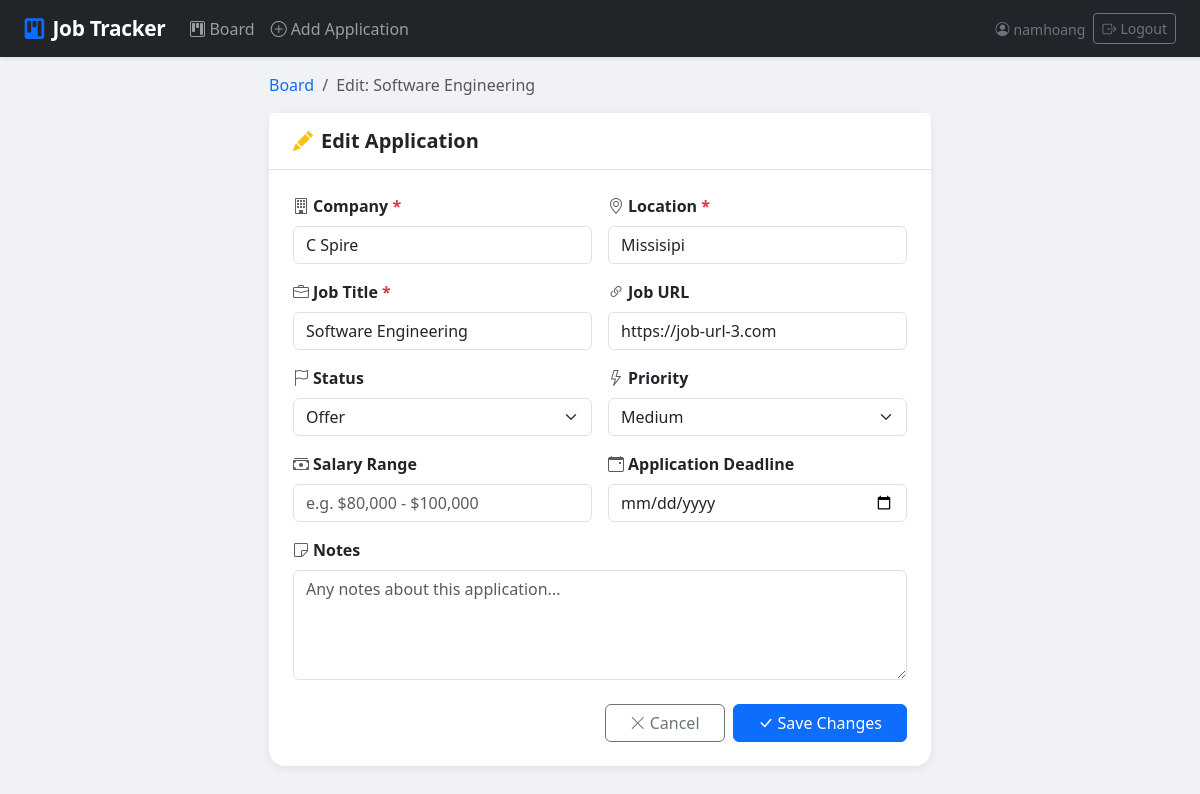
The page /3/edit/ (signed in) on the database its author committed.
### applications/models.py (models this page shows, shortened)
class Application(models.Model):
    STATUS_CHOICES = [
        ('APPLIED', 'Applied'),
        ('INTERVIEWED', 'Interviewed'),
        ('OFFER', 'Offer'),
        ('REJECTED', 'Rejected'),
    ]
    PRIORITY_CHOICES = [
        ('LOW', 'Low'),
        ('MEDIUM', 'Medium'),
        ('HIGH', 'High'),
    ]
    user = models.ForeignKey(User, on_delete=models.CASCADE)
    company = models.CharField(max_length=255)
    location = models.CharField(max_length=255)
    job_title = models.CharField(max_length=255)
    job_url = models.URLField(blank=True, null=True)
    status = models.CharField(max_length=20, choices=STATUS_CHOICES, default='APPLIED')
    priority = models.CharField(max_length=10, choices=PRIORITY_CHOICES, default='MEDIUM')
    applied_at = models.DateTimeField(auto_now_add=True)
    deadline = models.DateField(blank=True, null=True)
    salary_range = models.CharField(max_length=100, blank=True, null=True)
    notes = models.TextField(blank=True, null=True)
    class Meta:
        ordering = ['-applied_at']

### applications/views.py (the view)
# urls.py: path('<int:pk>/edit/', views.application_edit, name='application_edit'),
@login_required
def application_edit(request, pk):
    application = get_object_or_404(Application, pk=pk, user=request.user)
    partial = _wants_partial(request)
    if request.method == 'POST':
        form = ApplicationForm(request.POST, instance=application)
        if form.is_valid():
            form.save()
            if partial:
                return JsonResponse({'success': True})
            messages.success(request, 'Application updated successfully!')
            return redirect('application_list')
        elif partial:
            return render(
                request,
                'applications/application_form_partial.html',
                {'form': form, 'action': 'Edit', 'form_action': reverse('application_edit', args=[pk])},
                status=422,
            )
    else:
        form = ApplicationForm(instance=application)
    if partial:
        return render(
            request,
            'applications/application_form_partial.html',
            {'form': form, 'action': 'Edit', 'form_action': reverse('application_edit', args=[pk])},
        )
    return render(request, 'applications/application_form.html', {
        'form': form,
        'action': 'Edit',
        'page_title': f'Edit: {application.job_title}',
        'application': application,
    })

### applications/views.py (called while the page is built)
def _wants_partial(request):
    return (
        request.GET.get('partial') == '1'
        or request.POST.get('partial') == '1'
    )

### applications/templates/applications/application_form.html (shortened to what this page needs)
{% extends "applications/base.html" %}
{% block content %}
<div class="row justify-content-center">
  <div class="col-12 col-lg-7">
    <nav aria-label="breadcrumb" class="mb-3">
      <ol class="breadcrumb">
        <li class="breadcrumb-item"><a href="{% url 'application_list' %}" class="text-decoration-none">Board</a></li>
        <li class="breadcrumb-item active">{{ page_title }}</li>
      </ol>
    </nav>
    <div class="card form-page-card">
      <div class="card-header bg-white border-bottom py-3 px-4">
        <h5 class="mb-0 fw-bold">
          {% if action == 'Create' %}
          <i class="bi bi-plus-circle-fill text-primary me-2"></i>Add New Application
          {% else %}
          <i class="bi bi-pencil-fill text-warning me-2"></i>Edit Application
          {% endif %}
        </h5>
      </div>
      <div class="card-body p-4">
        <form method="post" novalidate>
          <div class="row g-3 mb-3">
            <div class="col-md-6">
              <label class="form-label fw-semibold">
                <i class="bi bi-building me-1 text-muted"></i>Company <span class="text-danger">*</span>
              </label>
              {{ form.company }}
            </div>
            <div class="col-md-6">
              <label class="form-label fw-semibold">
                <i class="bi bi-geo-alt me-1 text-muted"></i>Location <span class="text-danger">*</span>
              </label>
              {{ form.location }}
            </div>
          </div>
          <div class="row g-3 mb-3">
            <div class="col-md-6">
              <label class="form-label fw-semibold">
                <i class="bi bi-briefcase me-1 text-muted"></i>Job Title <span class="text-danger">*</span>
              </label>
              {{ form.job_title }}
            </div>
            <div class="col-md-6">
              <label class="form-label fw-semibold">
                <i class="bi bi-link-45deg me-1 text-muted"></i>Job URL
              </label>
              {{ form.job_url }}
            </div>
          </div>
          <div class="row g-3 mb-3">
            <div class="col-md-6">
              <label class="form-label fw-semibold">
                <i class="bi bi-flag me-1 text-muted"></i>Status
              </label>
              {{ form.status }}
            </div>
            <div class="col-md-6">
              <label class="form-label fw-semibold">
                <i class="bi bi-lightning me-1 text-muted"></i>Priority
              </label>
              {{ form.priority }}
            </div>
          </div>
          <div class="row g-3 mb-3">
            <div class="col-md-6">
              <label class="form-label fw-semibold">
                <i class="bi bi-cash-stack me-1 text-muted"></i>Salary Range
              </label>
              {{ form.salary_range }}
            </div>
            <div class="col-md-6">
              <label class="form-label fw-semibold">
                <i class="bi bi-calendar-event me-1 text-muted"></i>Application Deadline
              </label>
              {{ form.deadline }}
            </div>
          </div>
          <div class="mb-4">
            <label class="form-label fw-semibold">
              <i class="bi bi-sticky me-1 text-muted"></i>Notes
            </label>
            {{ form.notes }}
          </div>
          <div class="d-flex gap-2 justify-content-end">
            <a href="{% url 'application_list' %}" class="btn btn-outline-secondary px-4">
              <i class="bi bi-x-lg me-1"></i>Cancel
            </a>
            <button type="submit" class="btn btn-primary px-4">
              {% if action == 'Create' %}
              <i class="bi bi-plus-lg me-1"></i>Add Application
              {% else %}
              <i class="bi bi-check-lg me-1"></i>Save Changes
              {% endif %}
            </button>
          </div>
        </form>
      </div>
    </div>
  </div>
</div>
{% endblock %}

### applications/templates/applications/base.html (shortened to what this page needs)
<!DOCTYPE html>
<html lang="en">
<head>
  <link href="https://cdn.jsdelivr.net/npm/bootstrap@5.3.3/dist/css/bootstrap.min.css" rel="stylesheet" />
  <link href="https://cdn.jsdelivr.net/npm/bootstrap-icons@1.11.3/font/bootstrap-icons.min.css" rel="stylesheet" />
</head>
<body>
  <nav class="navbar navbar-expand-lg navbar-dark bg-dark shadow-sm">
    <div class="container-fluid px-4">
      <a class="navbar-brand d-flex align-items-center gap-2" href="{% url 'application_list' %}">
        <i class="bi bi-kanban-fill text-primary"></i>
        Job Tracker
      </a>
      <div class="collapse navbar-collapse" id="mainNav">
        <ul class="navbar-nav me-auto">
          <li class="nav-item">
            <a class="nav-link" href="{% url 'application_list' %}">
              <i class="bi bi-kanban me-1"></i>Board
            </a>
          </li>
          <li class="nav-item">
            <a class="nav-link" href="{% url 'application_create' %}">
              <i class="bi bi-plus-circle me-1"></i>Add Application
            </a>
          </li>
        </ul>
        {% if user.is_authenticated %}
        <ul class="navbar-nav ms-auto align-items-center gap-2">
          <li class="nav-item">
            <span class="navbar-text text-secondary small">
              <i class="bi bi-person-circle me-1"></i>{{ user.username }}
            </span>
          </li>
          <li class="nav-item">
            <form method="post" action="{% url 'logout' %}" class="d-inline">
              <button type="submit" class="btn btn-sm btn-outline-secondary">
                <i class="bi bi-box-arrow-right me-1"></i>Logout
              </button>
            </form>
          </li>
        </ul>
        {% endif %}
      </div>
    </div>
  </nav>
  <main class="container-fluid px-4 py-3">
    {% block content %}{% endblock %}
  </main>
</body>
</html>

### rows shown on the page
Application: company "C Spire", location "Missisipi", job_title "Software Engineering", job_url "https://job-url-3.com", status "Offer", priority "Medium"

### other values the page prints
{{ user.username }} "namhoang"
{{ page_title }} "Edit: Software Engineering"
